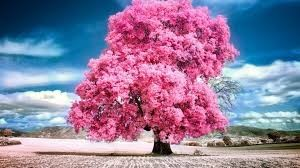
#> input picture Ex1.jpg, 300 x 168 px, found by its file name
$ python 'Edge detection using Sobel Matrix.py'   (older library calls are emulated)
#> lines starting #> are read from the running program, lines starting #| are printed output that depends on the picture
import cv2
import numpy as np
image = cv2.imread("E:/Computer_Vision/Ex1.jpg", cv2.IMREAD_GRAYSCALE)
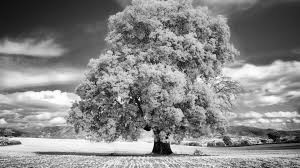
#> image: shape (168, 300); min 0, max 255, mean 135.2
sobel_x = cv2.Sobel(image, cv2.CV_64F, 1, 0, ksize=3)
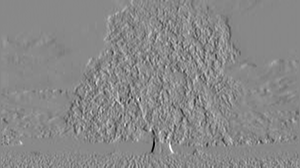
#> sobel_x: shape (168, 300) float64; min -955, max 828, mean -0.5; drawn with min black and max white
sobel_x = np.absolute(sobel_x)
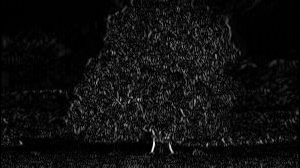
#> sobel_x: shape (168, 300) float64; min 0, max 955, mean 56.7; drawn with min black and max white
sobel_x = np.uint8(sobel_x)
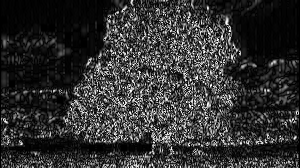
#> sobel_x: shape (168, 300); min 0, max 255, mean 49.8
cv2.imshow('Original Image', image)
cv2.imshow('Sobel X Edge Detection', sobel_x)
cv2.waitKey(0)
cv2.destroyAllWindows()

$ run again, with Ex2.jpg copied over Ex1.jpg
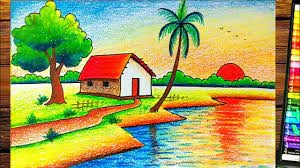
#> input picture Ex2.jpg, 300 x 168 px, found by its file name
#> `image = cv2.imread("E:/Computer_Vision/Ex1.jpg", cv2.IMREAD_GRAYSCALE)`:
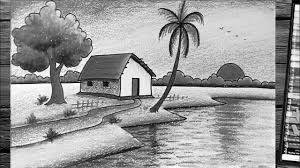
#> image: shape (168, 300); min 0, max 255, mean 154.1
#> `sobel_x = np.uint8(sobel_x)`:
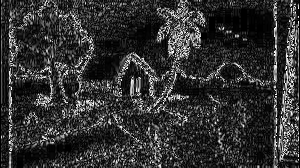
#> sobel_x: shape (168, 300); min 0, max 255, mean 49.6

$ run again, with Ex3.jpg copied over Ex1.jpg
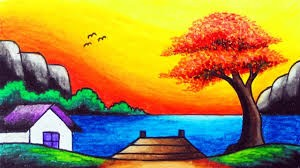
#> input picture Ex3.jpg, 300 x 168 px, found by its file name
#> `image = cv2.imread("E:/Computer_Vision/Ex1.jpg", cv2.IMREAD_GRAYSCALE)`:
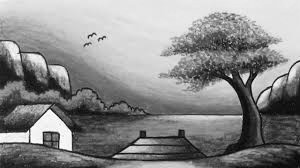
#> image: shape (168, 300); min 1, max 255, mean 138.1
#> `sobel_x = np.uint8(sobel_x)`:
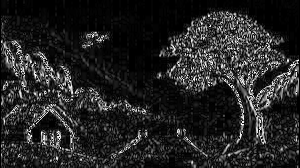
#> sobel_x: shape (168, 300); min 0, max 255, mean 36.5
